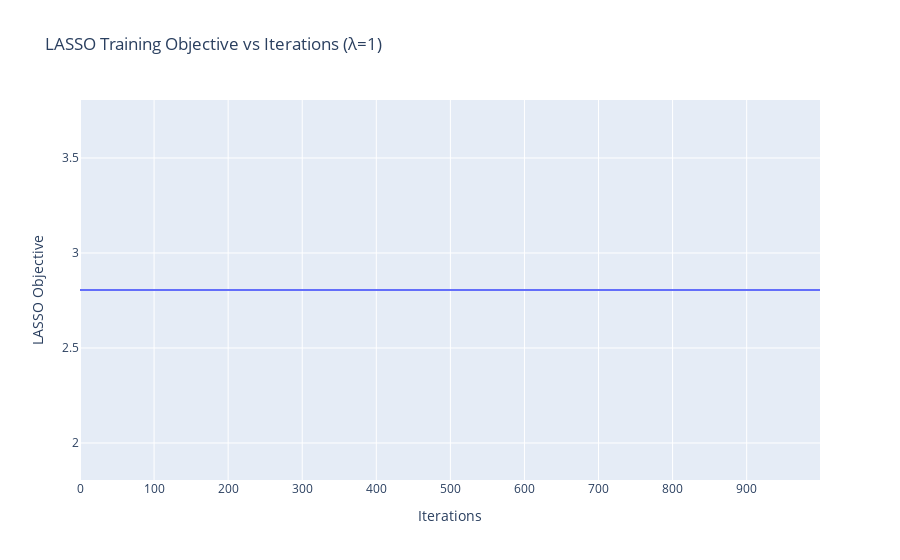

Here is the notebook cell this chart was saved with:
### Code cell
# For λ = 1 Convergence plot for LASSO training objective Vs iterations using plotly

lam = 1
n, d = X.shape
w = np.zeros((d,1))
iters = 1000
objectives = []
for it in range(iters):
    grad = (1/n) * (X.T @ (X@w - y))
    w = soft_thresholding(w - 0.01*grad, 0.01*lam)
    
    residual = y - X @ w
    lasso_obj = (1/(2*n)) * np.sum(residual**2) + lam * np.sum(np.abs(w))
    objectives.append(lasso_obj)
fig = px.line(x=list(range(iters)), y=objectives, labels={'x':'Iterations', 'y':'LASSO Objective'}, 
              title='LASSO Training Objective vs Iterations (λ=1)')
fig.show()

### Figure 1 — Plotly figure (JSON) as saved in the notebook; plotly's stock layout.template omitted (floating-point values rounded to 4 significant figures; data arrays with more than 128 entries replaced by an {"elided": "..."} marker saying what was removed)
{"data": [{"hovertemplate": "Iterations=%{x}<br>LASSO Objective=%{y}<extra></extra>", "legendgroup": "", "line": {"color": "#636efa", "dash": "solid"}, "marker": {"symbol": "circle"}, "mode": "lines", "name": "", "orientation": "v", "showlegend": false, "type": "scatter", "x": {"elided": "1000 int values"}, "xaxis": "x", "y": {"elided": "1000 float values"}, "yaxis": "y"}], "layout": {"legend": {"tracegroupgap": 0}, "title": {"text": "LASSO Training Objective vs Iterations (λ=1)"}, "xaxis": {"anchor": "y", "domain": [0, 1], "title": {"text": "Iterations"}}, "yaxis": {"anchor": "x", "domain": [0, 1], "title": {"text": "LASSO Objective"}}}}
